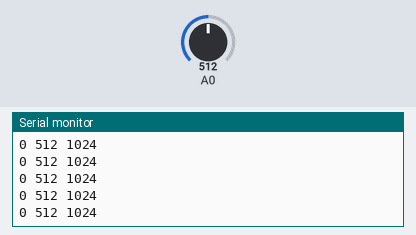
Recording of a sketch running on a simulated Arduino Uno, built with avr-gcc and run on an emulated ATmega328P. Parts: the last lines printed to the serial monitor. Inputs (shaded band) come from the test bench; at power-on: A0 = 512.

Above: at 1.2 s.
1.3 s: A0 set to 716
At 2.3 s:
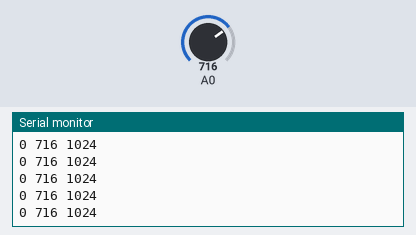
2.8 s: A0 set to 900
At 3.7 s:
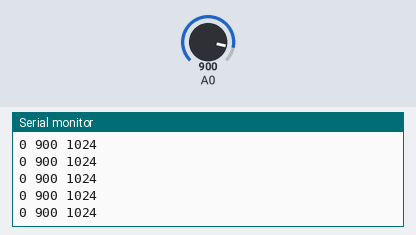
Timing chart, 0 to 3.9 s (numbered marks = the images above; inputs shaded):
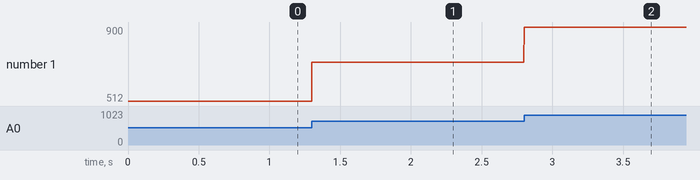

Measured:
- after the input at 1.3 s, the serial monitor: prints a new line at once (image 1)
- after the input at 2.8 s, the serial monitor: prints a new line at once (image 2)
- plotted number 1: 512 → 716 after the input at 1.3 s, 716 → 900 after the input at 2.8 s

The sketch:

arduino-analog-tester.ino
```cpp
template <typename T>
void print(T t)
{
    Serial.println(t);
}

template <typename T, typename... Args>
void print(T t, Args... args)
{
    Serial.print(t);
    print(args...);
}

void setup()
{
  Serial.begin(115200);
  pinMode(A0, INPUT_PULLUP);
  print("min value max");
}

void loop() {
  print(0, ' ', analogRead(A0), ' ', 1024);
  delay(1);
}
```
